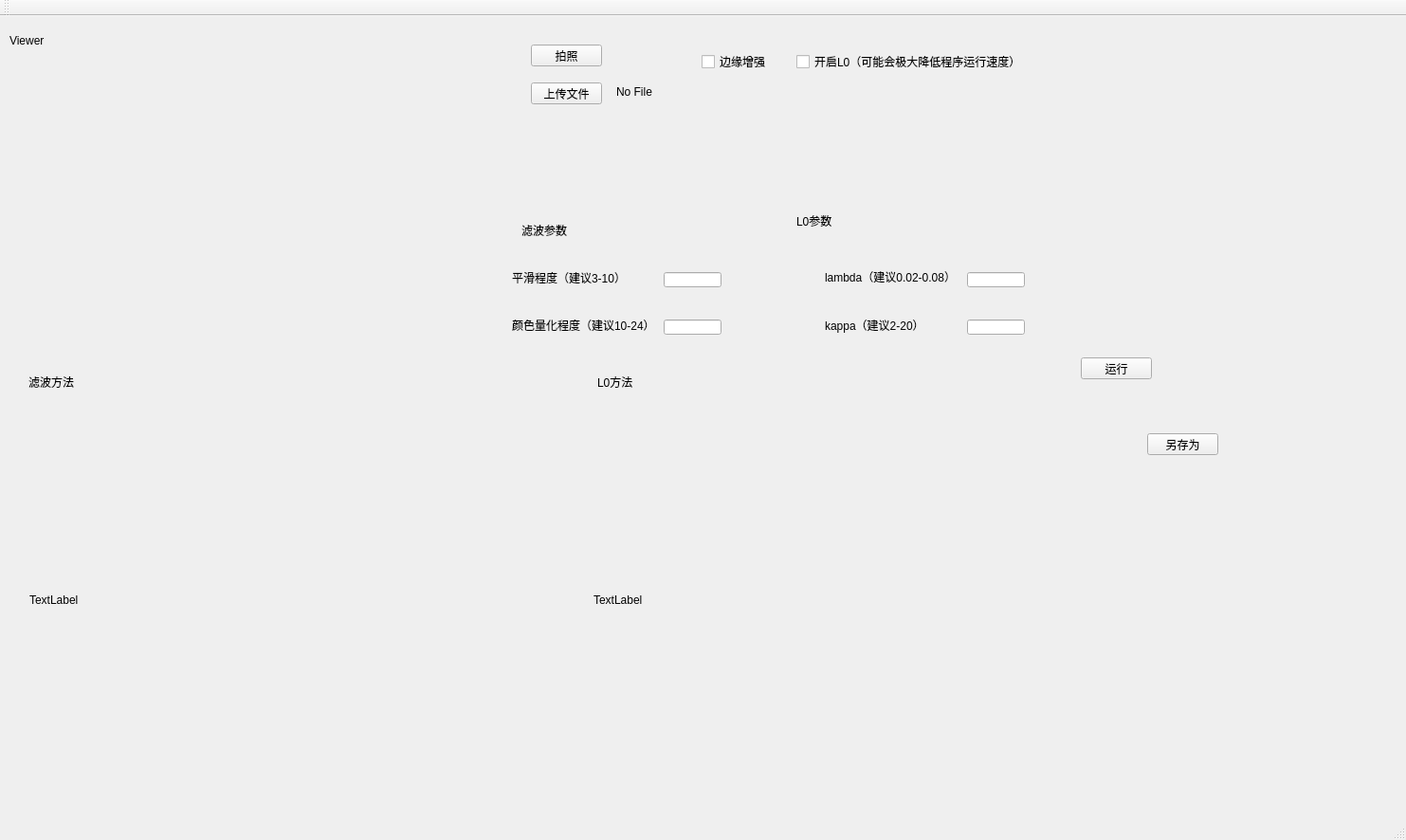
<?xml version="1.0" encoding="UTF-8"?>
<ui version="4.0">
 <class>CartoonizeClass</class>
 <widget class="QMainWindow" name="CartoonizeClass">
  <property name="geometry">
   <rect>
    <x>0</x>
    <y>0</y>
    <width>1483</width>
    <height>886</height>
   </rect>
  </property>
  <property name="windowTitle">
   <string>Cartoonize</string>
  </property>
  <widget class="QWidget" name="centralWidget">
   <widget class="QWidget" name="horizontalLayoutWidget">
    <property name="geometry">
     <rect>
      <x>0</x>
      <y>50</y>
      <width>531</width>
      <height>291</height>
     </rect>
    </property>
    <layout class="QHBoxLayout" name="horizontalLayout"/>
   </widget>
   <widget class="QWidget" name="verticalLayoutWidget">
    <property name="geometry">
     <rect>
      <x>20</x>
      <y>410</y>
      <width>1181</width>
      <height>411</height>
     </rect>
    </property>
    <layout class="QVBoxLayout" name="verticalLayout">
     <item>
      <layout class="QHBoxLayout" name="horizontalLayout_2" stretch="0,0">
       <property name="spacing">
        <number>30</number>
       </property>
       <item>
        <widget class="QLabel" name="label">
         <property name="text">
          <string>TextLabel</string>
         </property>
         <property name="scaledContents">
          <bool>true</bool>
         </property>
        </widget>
       </item>
       <item>
        <widget class="QLabel" name="label_2">
         <property name="text">
          <string>TextLabel</string>
         </property>
         <property name="scaledContents">
          <bool>true</bool>
         </property>
        </widget>
       </item>
      </layout>
     </item>
    </layout>
   </widget>
   <widget class="QPushButton" name="pushButton">
    <property name="geometry">
     <rect>
      <x>560</x>
      <y>30</y>
      <width>75</width>
      <height>23</height>
     </rect>
    </property>
    <property name="text">
     <string>拍照</string>
    </property>
   </widget>
   <widget class="QPushButton" name="pushButton_2">
    <property name="geometry">
     <rect>
      <x>560</x>
      <y>70</y>
      <width>75</width>
      <height>23</height>
     </rect>
    </property>
    <property name="text">
     <string>上传文件</string>
    </property>
   </widget>
   <widget class="QLabel" name="label_3">
    <property name="geometry">
     <rect>
      <x>10</x>
      <y>10</y>
      <width>61</width>
      <height>31</height>
     </rect>
    </property>
    <property name="text">
     <string>Viewer</string>
    </property>
    <property name="textFormat">
     <enum>Qt::AutoText</enum>
    </property>
   </widget>
   <widget class="QLabel" name="label_4">
    <property name="geometry">
     <rect>
      <x>30</x>
      <y>370</y>
      <width>101</width>
      <height>31</height>
     </rect>
    </property>
    <property name="text">
     <string>滤波方法</string>
    </property>
   </widget>
   <widget class="QPushButton" name="pushButton_3">
    <property name="geometry">
     <rect>
      <x>1210</x>
      <y>440</y>
      <width>75</width>
      <height>23</height>
     </rect>
    </property>
    <property name="text">
     <string>另存为</string>
    </property>
   </widget>
   <widget class="QLabel" name="label_5">
    <property name="geometry">
     <rect>
      <x>550</x>
      <y>210</y>
      <width>81</width>
      <height>31</height>
     </rect>
    </property>
    <property name="text">
     <string>滤波参数</string>
    </property>
   </widget>
   <widget class="QLabel" name="label_6">
    <property name="geometry">
     <rect>
      <x>840</x>
      <y>200</y>
      <width>61</width>
      <height>31</height>
     </rect>
    </property>
    <property name="text">
     <string>L0参数</string>
    </property>
   </widget>
   <widget class="QLineEdit" name="smooth_level">
    <property name="geometry">
     <rect>
      <x>700</x>
      <y>270</y>
      <width>61</width>
      <height>16</height>
     </rect>
    </property>
    <property name="placeholderText">
     <string/>
    </property>
    <property name="clearButtonEnabled">
     <bool>true</bool>
    </property>
   </widget>
   <widget class="QLineEdit" name="color_level">
    <property name="geometry">
     <rect>
      <x>700</x>
      <y>320</y>
      <width>61</width>
      <height>16</height>
     </rect>
    </property>
   </widget>
   <widget class="QLabel" name="label_9">
    <property name="geometry">
     <rect>
      <x>540</x>
      <y>260</y>
      <width>121</width>
      <height>31</height>
     </rect>
    </property>
    <property name="text">
     <string>平滑程度（建议3-10）</string>
    </property>
   </widget>
   <widget class="QLabel" name="label_10">
    <property name="geometry">
     <rect>
      <x>540</x>
      <y>310</y>
      <width>151</width>
      <height>31</height>
     </rect>
    </property>
    <property name="text">
     <string>颜色量化程度（建议10-24）</string>
    </property>
   </widget>
   <widget class="QLabel" name="label_11">
    <property name="geometry">
     <rect>
      <x>870</x>
      <y>260</y>
      <width>141</width>
      <height>31</height>
     </rect>
    </property>
    <property name="text">
     <string>lambda（建议0.02-0.08）</string>
    </property>
    <property name="textFormat">
     <enum>Qt::RichText</enum>
    </property>
   </widget>
   <widget class="QLabel" name="label_12">
    <property name="geometry">
     <rect>
      <x>870</x>
      <y>310</y>
      <width>111</width>
      <height>31</height>
     </rect>
    </property>
    <property name="text">
     <string>kappa（建议2-20）</string>
    </property>
   </widget>
   <widget class="QLineEdit" name="lambda">
    <property name="geometry">
     <rect>
      <x>1020</x>
      <y>270</y>
      <width>61</width>
      <height>16</height>
     </rect>
    </property>
    <property name="inputMask">
     <string comment="456"/>
    </property>
    <property name="text">
     <string extracomment="2345"/>
    </property>
   </widget>
   <widget class="QLineEdit" name="kappa">
    <property name="geometry">
     <rect>
      <x>1020</x>
      <y>320</y>
      <width>61</width>
      <height>16</height>
     </rect>
    </property>
   </widget>
   <widget class="QCheckBox" name="enable_edge">
    <property name="geometry">
     <rect>
      <x>740</x>
      <y>40</y>
      <width>71</width>
      <height>16</height>
     </rect>
    </property>
    <property name="text">
     <string>边缘增强</string>
    </property>
   </widget>
   <widget class="QCheckBox" name="enable_L0">
    <property name="geometry">
     <rect>
      <x>840</x>
      <y>40</y>
      <width>231</width>
      <height>16</height>
     </rect>
    </property>
    <property name="text">
     <string>开启L0（可能会极大降低程序运行速度）</string>
    </property>
   </widget>
   <widget class="QLabel" name="label_7">
    <property name="geometry">
     <rect>
      <x>630</x>
      <y>370</y>
      <width>101</width>
      <height>31</height>
     </rect>
    </property>
    <property name="text">
     <string>L0方法</string>
    </property>
   </widget>
   <widget class="QPushButton" name="pushButton_4">
    <property name="geometry">
     <rect>
      <x>1140</x>
      <y>360</y>
      <width>75</width>
      <height>23</height>
     </rect>
    </property>
    <property name="text">
     <string>运行</string>
    </property>
   </widget>
   <widget class="QLabel" name="label_8">
    <property name="geometry">
     <rect>
      <x>650</x>
      <y>70</y>
      <width>54</width>
      <height>20</height>
     </rect>
    </property>
    <property name="text">
     <string>No File</string>
    </property>
   </widget>
  </widget>
  <widget class="QMenuBar" name="menuBar">
   <property name="geometry">
    <rect>
     <x>0</x>
     <y>0</y>
     <width>1483</width>
     <height>23</height>
    </rect>
   </property>
  </widget>
  <widget class="QToolBar" name="mainToolBar">
   <attribute name="toolBarArea">
    <enum>TopToolBarArea</enum>
   </attribute>
   <attribute name="toolBarBreak">
    <bool>false</bool>
   </attribute>
  </widget>
  <widget class="QStatusBar" name="statusBar"/>
 </widget>
 <layoutdefault spacing="6" margin="11"/>
 <resources>
  <include location="cartoonize.qrc"/>
 </resources>
 <connections/>
</ui>
